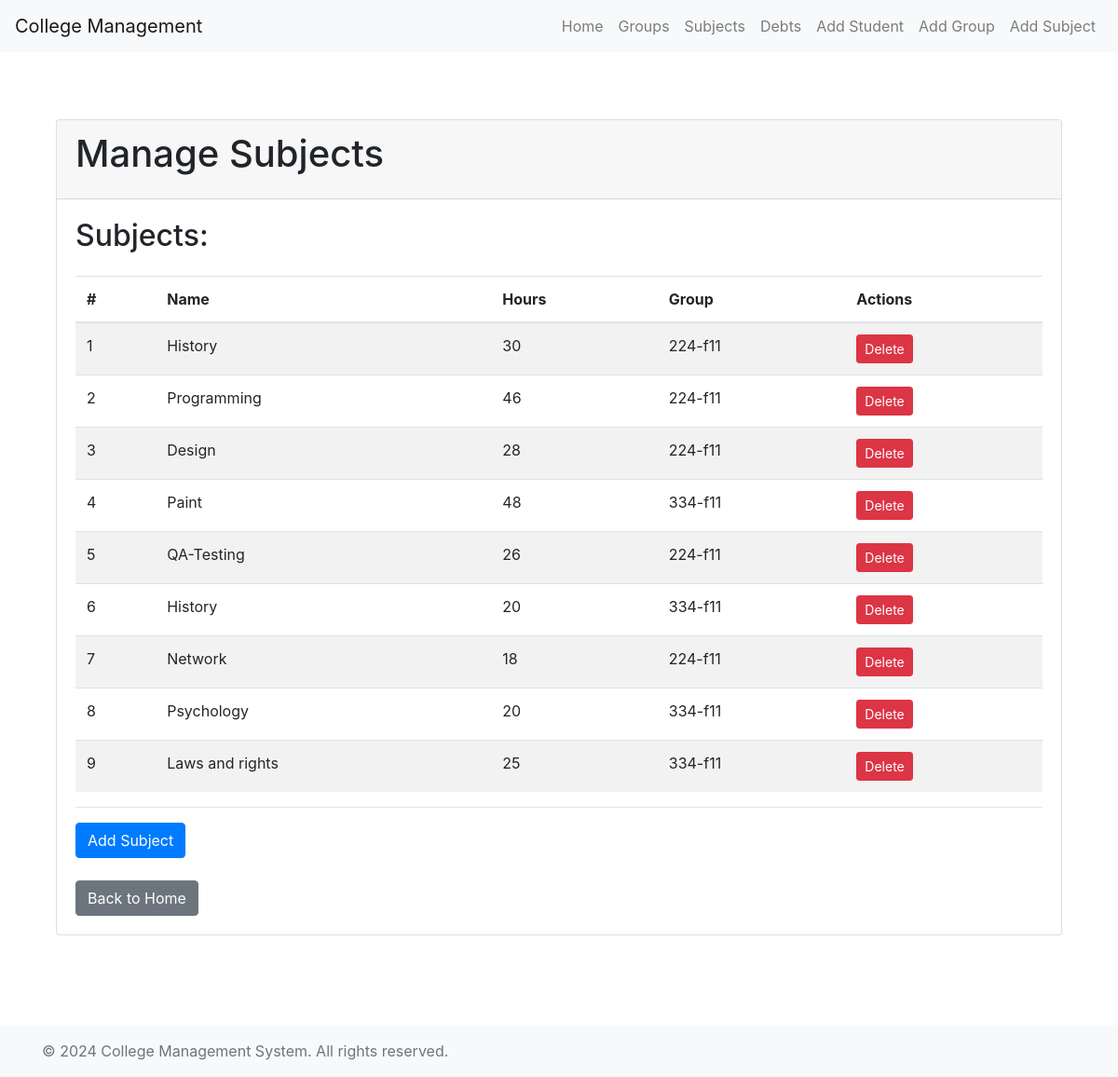
The app's page /students/manage_subjects/ with its own data.
### students/models.py (models this page shows, shortened)
class Course(models.Model):
    name = models.CharField(max_length=100)
    hours = models.PositiveIntegerField()
    group = models.ForeignKey(Group, on_delete=models.CASCADE, null=True, blank=True)

class Group(models.Model):
    name = models.CharField(max_length=100)
    students = models.ManyToManyField(Student, related_name='groups')

### students/views.py (the view)
# urls.py: path('manage_subjects/', views.manage_subjects, name='manage_subjects'),
def manage_subjects(request):
    subjects = Subject.objects.all()
    courses = Course.objects.all()
    if request.method == 'POST':
        if 'subject_submit' in request.POST:
            subject_form = SubjectForm(request.POST)
            if subject_form.is_valid():
                subject_form.save()
                return redirect('manage_subjects')
        elif 'course_submit' in request.POST:
            course_form = CourseForm(request.POST)
            if course_form.is_valid():
                course_form.save()
                return redirect('manage_subjects')
    else:
        subject_form = SubjectForm()
        course_form = CourseForm()
    context = {
        'subjects': subjects,
        'courses': courses,
        'subject_form': subject_form,
        'course_form': course_form,
    }
    return render(request, 'students/manage_subjects.html', context)

### students/templates/students/manage_subjects.html (shortened to what this page needs)
{% extends 'students/base.html' %}
{% block content %}
<div class="container mt-4">
    <div class="card">
        <div class="card-header">
            <h1 class="card-title">Manage Subjects</h1>
        </div>
        <div class="card-body">
            <h2>Subjects:</h2>
            <table class="table table-striped mt-4">
                <thead>
                    <tr>
                        <th>#</th>
                        <th>Name</th>
                        <th>Hours</th>
                        <th>Group</th>
                        <th>Actions</th>
                    </tr>
                </thead>
                <tbody>
                    {% for course in courses %}
                    <tr>
                        <td>{{ forloop.counter }}</td>
                        <td>{{ course.name }}</td>
                        <td>{{ course.hours }}</td>
                        <td>{{ course.group.name }}</td>
                        <td>
                            <a href="{% url 'delete_course' course.id %}" class="btn btn-danger btn-sm">Delete</a>
                        </td>
                    </tr>
                    {% endfor %}
                </tbody>
            </table>
            <hr>
            <a href="{% url 'add_course' %}" class="btn btn-primary">Add Subject</a>
            <br>
            <a href="{% url 'home' %}" class="btn btn-secondary mt-4">Back to Home</a>
        </div>
    </div>
</div>
{% endblock %}

### students/templates/students/base.html (shortened to what this page needs)
<!DOCTYPE html>
<html lang="en">
<head>
    <link rel="stylesheet" href="https://stackpath.bootstrapcdn.com/bootstrap/4.5.2/css/bootstrap.min.css">
</head>
<body>
    {% include 'students/_navbar.html' %}
    <div class="container mt-5">
        {% block content %}
        {% endblock %}
    </div>
    {% include 'students/_footer.html' %}
</body>
</html>

### students/templates/students/_navbar.html (shortened to what this page needs)
<nav class="navbar navbar-expand-lg navbar-light bg-light">
    <a class="navbar-brand" href="{% url 'home' %}">College Management</a>
    <div class="collapse navbar-collapse" id="navbarNav">
        <ul class="navbar-nav ml-auto">
            <li class="nav-item">
                <a class="nav-link" href="{% url 'home' %}">Home</a>
            </li>
            <li class="nav-item">
                <a class="nav-link" href="{% url 'group_list' %}">Groups</a>
            </li>
            <li class="nav-item">
                <a class="nav-link" href="{% url 'manage_subjects' %}">Subjects</a>
            </li>
            <li class="nav-item">
                <a class="nav-link" href="{% url 'student_debt_list' %}">Debts</a>
            </li>
            <li class="nav-item">
                <a class="nav-link" href="{% url 'student_add' %}">Add Student</a>
            </li>
            <li class="nav-item">
                <a class="nav-link" href="{% url 'group_add' %}">Add Group</a>
            </li>
            <li class="nav-item">
                <a class="nav-link" href="{% url 'add_course' %}">Add Subject</a>
            </li>
        </ul>
    </div>
</nav>

### students/templates/students/_footer.html (shortened to what this page needs)
<footer class="footer py-3 bg-light">
    <div class="container">
        <span class="text-muted">© 2024 College Management System. All rights reserved.</span>
    </div>
</footer>

### students/templates/students/base.html (style rules this page uses)
html, body { height: 100%; }
body { display: flex; flex-direction: column; }
.container { flex: 1; }

### records on screen
Course: name "History", hours "30", group.name "224-f11"
Course: name "Programming", hours "46", group.name "224-f11"
Course: name "Design", hours "28", group.name "224-f11"
Course: name "Paint", hours "48", group.name "334-f11"
Course: name "QA-Testing", hours "26", group.name "224-f11"
Course: name "History", hours "20", group.name "334-f11"
Course: name "Network", hours "18", group.name "224-f11"
Course: name "Psychology", hours "20", group.name "334-f11"
Course: name "Laws and rights", hours "25", group.name "334-f11"
